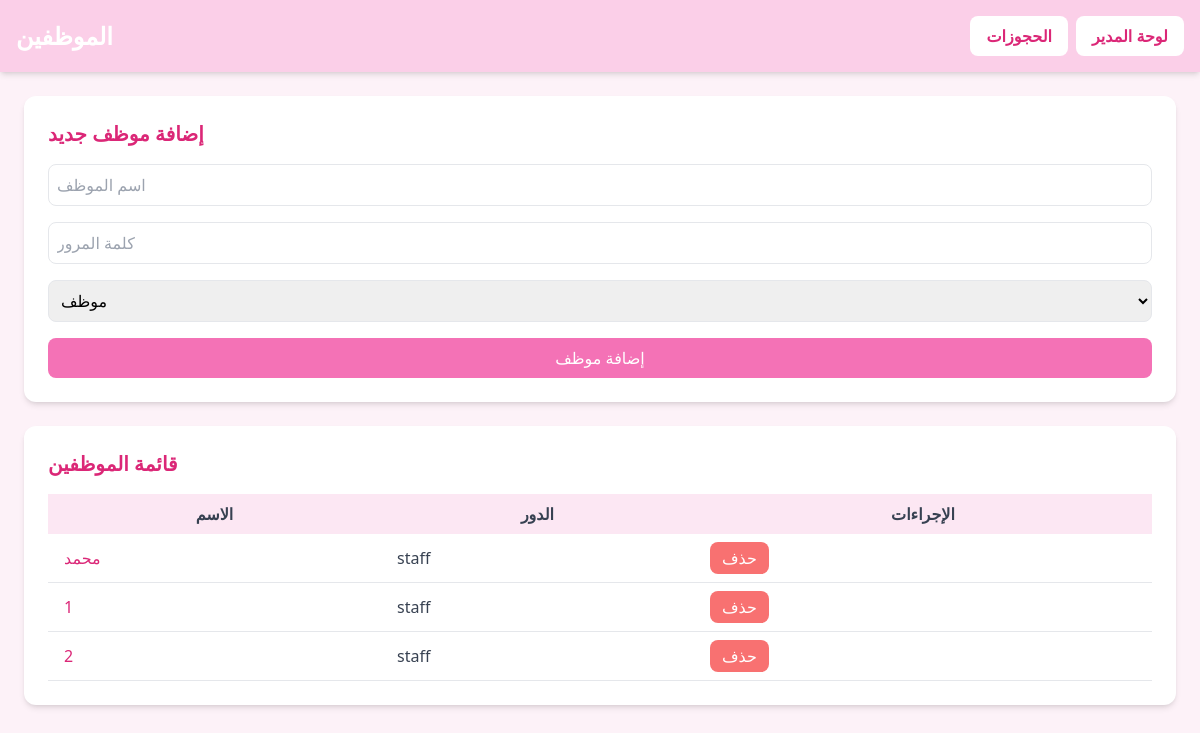
Before: /employees (signed in) with the older database file.
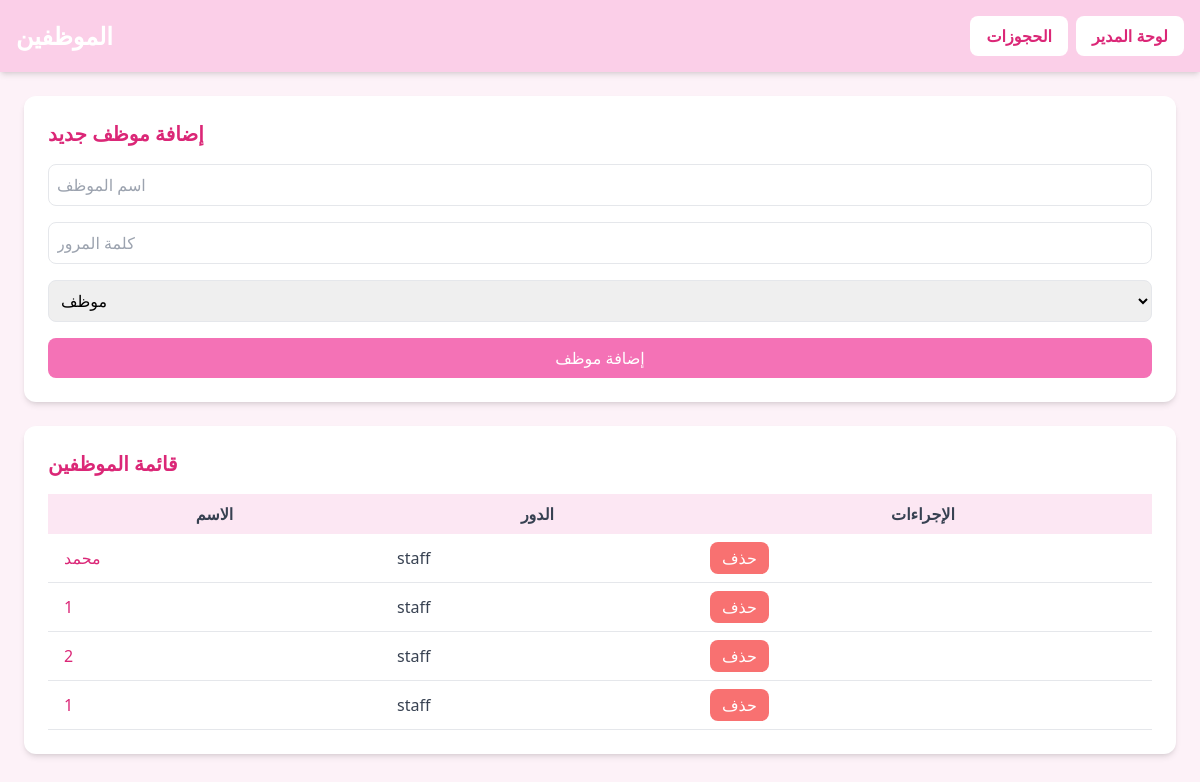
After: the same page with the newer database file.
### models.py (models this page shows)
class Employee(db.Model):
    id = db.Column(db.Integer, primary_key=True)
    name = db.Column(db.String(100), nullable=False)
    specialty = db.Column(db.String(100))
    work_hours = db.Column(db.String(100))
    commission_rate = db.Column(db.Numeric(5,2), default=0.0)
    role = db.Column(db.String(30), default='staff')  # admin, staff, accountant
    user_id = db.Column(db.Integer, db.ForeignKey('user.id'))
    user = db.relationship('User', backref='employee')

### routes/main.py (the view)
@main_bp.route('/employees')
def employees():
    if session.get('role') != 'admin':
        return "Access Denied", 403
    employees = Employee.query.all()
    return render_template('employees.html', employees=employees)

### templates/employees.html (shortened to what this page needs)
<!DOCTYPE html>
<html lang="en">
<head>
<script src="https://cdn.tailwindcss.com"></script>
</head>
<body class="bg-pink-50 font-sans">
<header class="bg-pink-200 p-4 shadow-md flex justify-between items-center">
    <h1 class="text-2xl font-bold text-white">الموظفين</h1>
    <div class="flex items-center gap-2">
        <a href="{{ url_for('main.pos_bookings') }}" class="bg-white text-pink-600 px-4 py-2 rounded-lg font-semibold hover:bg-pink-100">الحجوزات</a>
        <a href="{{ url_for('main.admin_dashboard') }}" class="bg-white text-pink-600 px-4 py-2 rounded-lg font-semibold hover:bg-pink-100">
            لوحة المدير
        </a>
    </div>
</header>
<main class="p-6">
    <div class="bg-white p-6 rounded-xl shadow-md mb-6">
        <h2 class="text-xl font-semibold text-pink-600 mb-4">إضافة موظف جديد</h2>
        <form action="{{ url_for('main.add_employee') }}" method="POST" class="space-y-4">
            <input type="text" name="name" placeholder="اسم الموظف" class="w-full p-2 border rounded-lg" required>
            <input type="password" name="password" placeholder="كلمة المرور" class="w-full p-2 border rounded-lg" required>
           <select name="role" class="w-full p-2 border rounded-lg" required>
    <option value="staff">موظف</option>
</select>
            <button type="submit" class="w-full bg-pink-400 text-white py-2 rounded-lg hover:bg-pink-500">إضافة موظف</button>
        </form>
    </div>
    <div class="bg-white p-6 rounded-xl shadow-md">
        <h2 class="text-xl font-semibold text-pink-600 mb-4">قائمة الموظفين</h2>
        <table class="w-full table-auto text-gray-700">
            <thead>
                <tr class="bg-pink-100">
                    <th class="px-4 py-2">الاسم</th>
                    <th class="px-4 py-2">الدور</th>
                    <th class="px-4 py-2">الإجراءات</th>
                </tr>
            </thead>
            <tbody>
                {% for emp in employees %}
                <tr class="border-b">
                    <td class="px-4 py-2">
                        <a class="text-pink-600 hover:underline" href="{{ url_for('main.employee_detail', employee_id=emp.id) }}">{{ emp.name }}</a>
                    </td>
                    <td class="px-4 py-2">{{ emp.role }}</td>
                    <td class="px-4 py-2 space-x-2">
                        <form action="{{ url_for('main.delete_employee', employee_id=emp.id) }}" method="POST" class="inline">
                            <button type="submit" class="bg-red-400 text-white px-3 py-1 rounded-lg hover:bg-red-500">حذف</button>
                        </form>
                    </td>
                </tr>
                {% endfor %}
            </tbody>
        </table>
    </div>
</main>
</body>
</html>

Changed rows visible on the page:
added Employee: name "1", role "staff"
